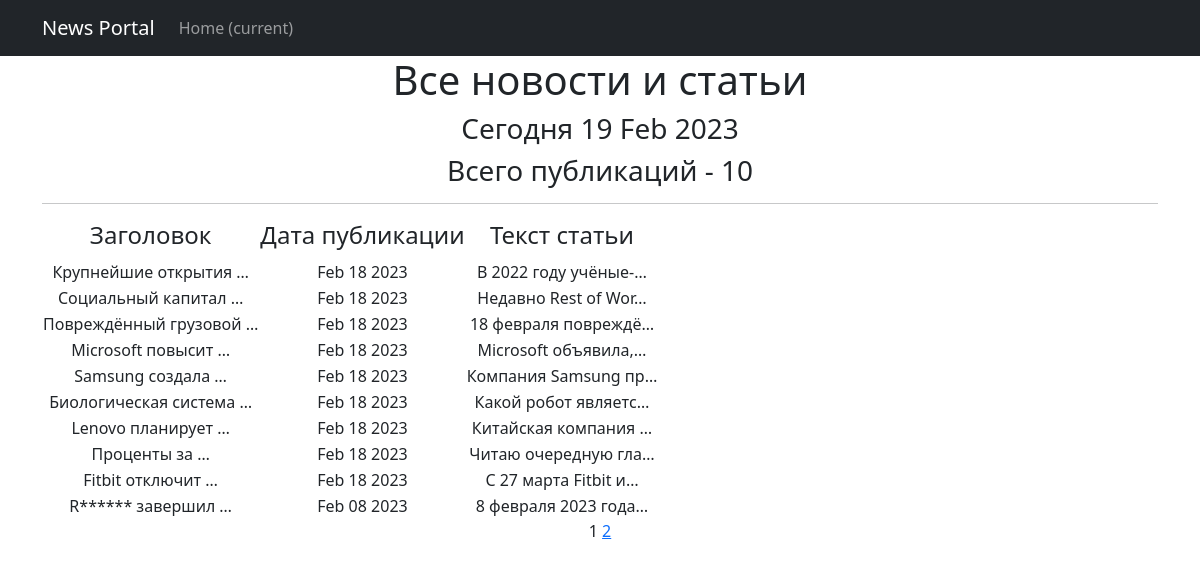
The page /news/ on the database as committed earlier.
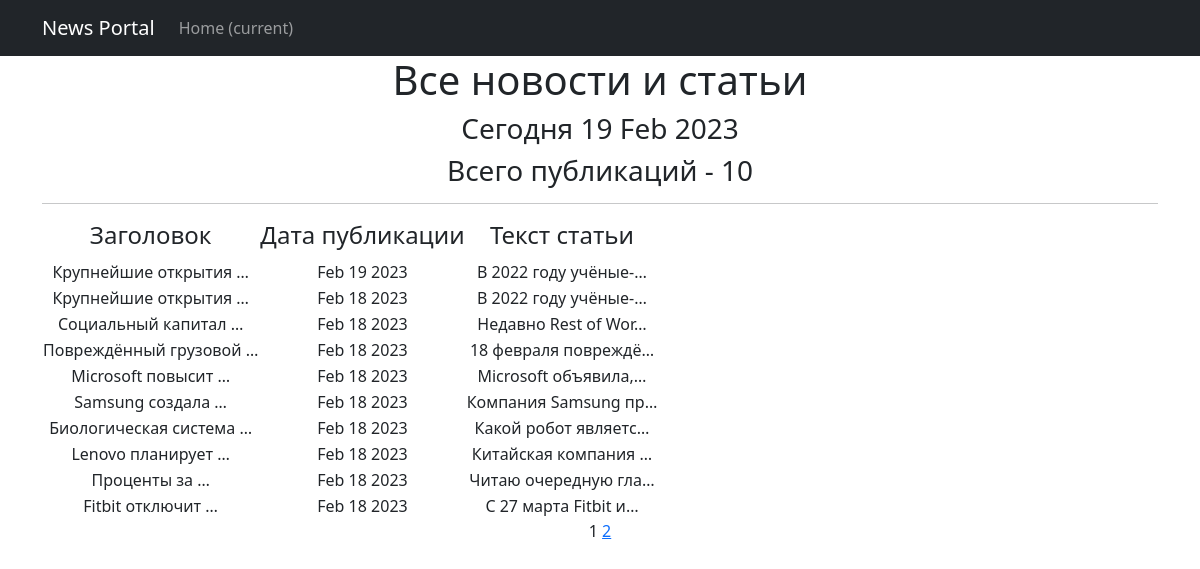
The same page on the database as committed later.
### News_Portal_app/models.py (models this page shows, shortened)
class Post(models.Model):
    article = 'AR'
    news = 'NE'
    cat_ar_ne = [(article, 'статья'),
                 (news, 'новость')]
    author = models.ForeignKey(Author, on_delete = models.CASCADE)
    _type = models.CharField(max_length=2, choices=cat_ar_ne)
    time_in = models.DateTimeField(auto_now_add=True)
    categories = models.ManyToManyField(Category, through='PostCategory')
    heading = models.CharField(max_length=255)
    text = models.TextField()
    post_rating = models.IntegerField(default=0)

### News_Portal_app/views.py (the view)
# urls.py: path('', PostsList.as_view(), name='post_list'),
class PostsList(ListView):
    model = Post
    ordering = '-time_in'
    template_name = 'posts.html'
    context_object_name = 'posts'
    paginate_by = 10
    def get_context_data(self, **kwargs):
        context = super().get_context_data(**kwargs)
        context['time_now'] = datetime.utcnow()
        return context

### News_Portal_app/templatetags/custom_filters.py (called while the page is built)
@register.filter()
def censor(text):
    try:
        text = text.replace("Яндекс", "Я*****")
        text = text.replace("RuStore", "R******")
        return text
    except TypeError as e:
        print(f'Ошибка {e}. Тип данных должен быть str.')

### News_Portal/templates/posts.html (shortened to what this page needs)
{% extends 'flatpages/default.html' %}
{% load custom_filters %}
{% load custom_tags %}
{% block content %}
<h1>Все новости и статьи</h1>
<h3>Сегодня {{ time_now|date:'d M Y' }}</h3>
<h3>Всего публикаций - {{ posts|length }}</h3>
   <hr>
   {% if posts %}
       <table>
           <tr>
               <td><h4>Заголовок</h4></td>
               <td><h4>Дата публикации</h4></td>
               <td><h4>Текст статьи</h4></td>
           </tr>
           {% for post in posts %}
           <tr>
               <td>{{ post.heading|truncatewords:2|censor }}</td>
               <td>{{ post.time_in|date:'M d Y' }}</td>
               <td>{{ post.text|truncatechars:20|censor }}</td>
           </tr>
           {% endfor %}
       </table>
   {% else %}
       <h2>Упс, статей нет!</h2>
   {% endif %}
   {{ page_obj.number }}
   {% if page_obj.has_next %}
       <a href="?page={{ page_obj.next_page_number }}">{{ page_obj.next_page_number }}</a>
   {% endif %}
{% endblock content %}

Rows that differ between the two databases and show on the page:
no longer on this page (row unchanged): Post: heading|censor "R****** завершил …", time_in "Feb 08 2023", text|censor "8 февраля 2023 года…"
added Post: time_in "19 Feb 2023", heading|censor "Крупнейшие открытия …", time_in "Feb 19 2023", text|censor "В 2022 году учёные-…"
Other text that changed with them:
{{ time_now|date:'d M Y' }}: "19 Feb 2023" → (not shown)
